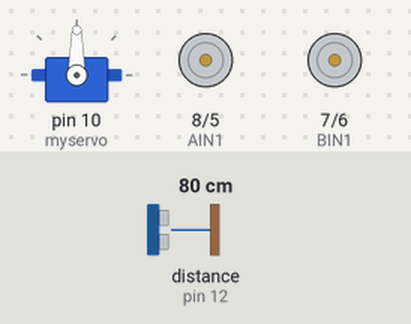
Simulated run of this sketch. Board: Arduino Uno, built with avr-gcc and run on an emulated ATmega328P. On the bench: servo, direction and speed pins drawn as motors (green arrow = direction pin HIGH = forward, orange = LOW = backward, longer = more drive). Wiring (inferred from the names in the program): ultrasonic range finder: trigger pin 13; echo pin 12. The test bench sets the inputs (shaded band); at power-on: distance to the obstacle (sensor on pin 12) 80 cm. The echo pulse lasts 58.3 µs per cm.

Above: at 0.61 s.
1.3 s: distance to the obstacle (sensor on pin 12) set to 34 cm
At 2.63 s:
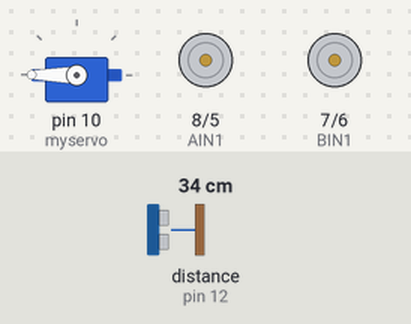
4.3 s: distance to the obstacle (sensor on pin 12) set to 28 cm
At 6.9 s:
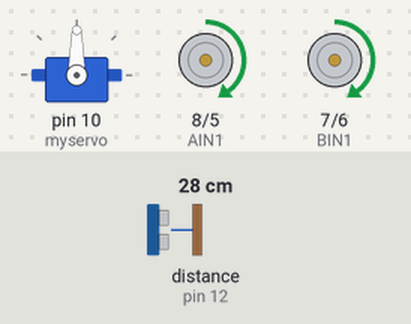
7.3 s: distance to the obstacle (sensor on pin 12) set to 35 cm
At 9.28 s:
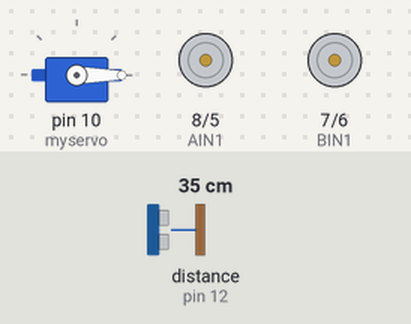
Timing chart, 0 to 16.3 s (numbered marks = the images above; inputs shaded):
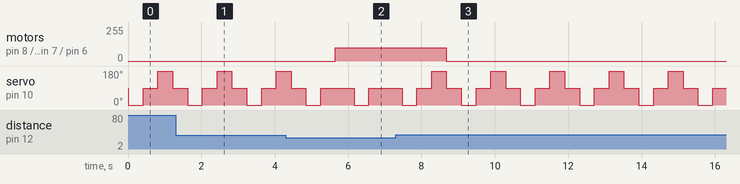

Measured:
- the behaviour switches between 31 and 30 cm on distance to the obstacle (sensor on pin 12) (found by bisection; images 1 and 2)
- after the input at 4.3 s, motor on pin 8 (AIN1) / pin 5 (PWMA), motor on pin 7 (BIN1) / pin 6 (PWMB): stopped → forward 100/255 after 1.4 s
- after the input at 7.3 s, motor on pin 8 (AIN1) / pin 5 (PWMA), motor on pin 7 (BIN1) / pin 6 (PWMB): forward 100/255 → stopped after 1.4 s
- by itself, servo on pin 10 (myservo): repeats every 1.6 s: 90° 0.40 s, 180° 0.40 s, 90° 0.41 s, 0° 0.40 s

The sketch:

sketch_feb16b.ino
```cpp
//* Obstacle Avoidance *//

//This code uses the HC-SR04 Ultasonic Sensor to measure distance.//
//Here it is paired with a SG90 Servo Motor to help it detect     //
//obstacles in a field of 180°. This in turn helps the Elegoo Car //
//to follow an object and eventualy another Elegoo Car.           //
//Code available on: //
//  //


//Include the Servo Motor Library
#include <Servo.h>  //This library contains the codes necessary to use the SG90 Servo Moror

//Create the Servo Object to control the Servo Motor
Servo myservo;

// Analog pims responsible for the line tracking //
#define LT_R analogRead(A0) //Analog pin A0 is responsible for Right Line Tracker
#define LT_M analogRead(A1) //Analog pin A1 is responsible for Middle Line Tracker
#define LT_L analogRead(A2) //Analog pin A2 is responsible for Left Line Tracker

// Standby pin
int STBY = 3;

// Pins on the Arduino that belong to the motors' of the wheels //

//Motor A  (Motors on the right side of the car)
int PWMA = 5;    // Pin 5 controls how fast Motor A is spinning
int AIN1 = 8;    // Pin 8 controls in which direction (forward or backward) Motor A is spinning

//Motor B  (Motors on the left side of the car)
int PWMB = 6;    // Pin 6 controls how fast Motor B is spinning
int BIN1 = 7;    // Pin 7 controls in which direction (forward or backward) Motor B is spinning

// Pins for the Ultrasonic Sensor
int trigPin = 13;           //Pin 13, the Trigger pin, is the one driven to send out the ultrasonic pulses
int echoPin = 12;           //Pin 12, the Echo in, is the one that produces a pulse when the reflected signal is received.

// Precise Variables
//float duration, distance;   //With float, the duration and distace variables become precise to the decimal

// Available Speeds //    These will be the the Y variables when a command is called
int MaxSPEED= 250;
int MinSPEED= 50;
int NormSPEED= 100;
int DontMOVE= 0;

// Available Times //     These will be the the X variables when a command is called)
int Stop = 0;
int Time = 1000;
int IRResponseTime = 0;


void Forward(int x,int y){  //Forward command
  //motor A
  analogWrite (PWMA,y);     //Motor A is powered at speed y
  digitalWrite (AIN1,1);    //The comand of 1(HIGH) makes motor A move forward

  //Motor B
  analogWrite (PWMB, y);    //Motor A is powered at speed y
  digitalWrite (BIN1,1);    //The comand of 1(HIGH) makes motor B move forward
}

void Backward(int x,int y){ //Backward command
  //motor A
  analogWrite (PWMA,y);     //Motor A is powered at speed y
  digitalWrite (AIN1,0);    //The comand of 0(LOW) makes motor A move backward

  //Motor B
  analogWrite (PWMB, y);    //Motor B is powered at speed y
  digitalWrite (BIN1,0);    //The comand of 0(LOW) makes motor B move backward
}

void Left(int x,int y){ //Left command
  //motor A
  analogWrite (PWMA,y);     //Motor A is powered at speed y
  digitalWrite (AIN1,0);    //The comand of 0(LOW) makes motor A move backward

  //Motor B
  analogWrite(PWMB, y);     //Motor B is powered at speed y
  digitalWrite (BIN1,1);    //The comand of 1(HIGH) makes motor B move forward

  // In the case of the Left command, Motor A is moving backward at full speed and Motor B is moving forwards at full speed
  // causing the Car to spin to the Left in the same spot.
}

//void Right(int NormSPEED){ //Right command
  //motor A
  //analogWrite (PWMA, NormSPEED);
  //digitalWrite (AIN1,1);

  //Motor B
  //analogWrite(PWMB, NormSPEED);
  //digitalWrite (BIN1,0);
//}

void Right(int x,int y){ //Right command
  //motor A
  analogWrite (PWMA,y);     //Motor A is powered at speed y
  digitalWrite (AIN1,1);    //The comand of 1(HIGH) makes motor A move forward

  //Motor B
  analogWrite(PWMB, y);     //Motor B is powered at speed y
  digitalWrite (BIN1,0);    //The comand of 0(LOW) makes motor B move backward

  // In the case of the Right command, Motor A is moving forward at full speed and Motor B is moving backwards at full speed
  // causing the Car to spin to the Right in the same spot.
}


void Standby(){ //Standby command
  //motor A
  analogWrite (PWMA,0);     //Motor A is powered at speed 0

  //Motor B
  analogWrite (PWMB,0);     //Motor B is powered at speed 0
}

//void Ultrasonic(){  //Ultrasonic command
float Ultrasonic(){  //Ultrasonic command
  // Write a pulse to the HC-SR04 Trigger Pin 
  digitalWrite(trigPin, LOW);
  delayMicroseconds(2);
  digitalWrite(trigPin,HIGH);
  delayMicroseconds(10);
  digitalWrite(trigPin, LOW);

  // Measure the response from the HC-SR04 Echo Pin
  float duration = pulseIn(echoPin, HIGH);

  // Determine distance from duration
  // Use 343 meters per second as speed of sound
 float distance = (duration / 2) * 0.0343;
  return distance;
}


void setup(){

  Serial.begin(9600);

  // Turn the Motors pins into Outputs
  pinMode(AIN1, OUTPUT);
  pinMode(PWMA, OUTPUT);
  pinMode(BIN1, OUTPUT);
  pinMode(PWMB, OUTPUT);
  digitalWrite(STBY, 1);

  // Turn the ITR sensors' pins into Inputs
  pinMode(LT_R,INPUT);
  pinMode(LT_M,INPUT);
  pinMode(LT_L,INPUT);

  // Declare the pupose of each Ultrasonic pin
  pinMode(trigPin, OUTPUT);  // trig pin outputs sonic signals
  pinMode(echoPin, INPUT);   // trig pin recieves sonic signals that bounced back

  // Attaches the servo on pin 10 to the Servo Object
  myservo.attach(10);
}


void loop() {
float distance = Ultrasonic();

  if (distance >= 20){   //if false that Mommy is less than 20 cm in Front of the Duck, run next line of code.

    myservo.write(0);     ////Servo turn Right
    delay(200);            ///for 0.2 seconds
    distance = Ultrasonic();         ////Run Ultrasonic command
    delay(200);            ///for 0.2 seconds

    if (distance >= 20){   //if false that Mommy is less than 20 cm to the Right of the Duck, run next line of code.

      myservo.write(90);   ////Servo turn Forward
      delay(200);            ///for 0.2 seconds
      distance = Ultrasonic();         ////Run Ultrasonic command
      delay(200);            ///for 0.2 seconds

      if (distance >= 30){    //if false that Mommy is less than 80 cm to the Front of the Duck, run next line of code.

        myservo.write(180);   ////Servo turn Left
        delay(200);            ///for 0.2 seconds
        distance = Ultrasonic();         ////Run Ultrasonic command
        delay(200);            ///for 0.2 seconds

        if (distance >= 30){   //if false that Mommy is less than 100 cm to the Left of the Duck, run next line of code.

          myservo.write(90);     ////Servo turn Right
          //delay(200);            ///for 0.2 seconds
          Standby();   ////Duck's Body turns Right, at 100 speed
          delay(200);           ///for 0.5 seconds
          //myservo.write(90);    ////Servo reajusts by turning Forward
          distance = Ultrasonic();         ////Run Ultrasonic command
          delay(200);            ///for 0.2 seconds
        }

        else{   //if true that the object is less than 30 cm to the left of the car, run next line of code.
        Left(0,NormSPEED);   ////Car turns Right, at 100 speed
        delay(200);           ///for 1 second
        myservo.write(90);    ////Servo reajusts by turning Forward
        delay(200);            ///for 0.2 seconds
        distance = Ultrasonic();         ////Run Ultrasonic command
        delay(200);            ///for 0.2 seconds
        }
      }

      else{                  //if true that Mommy is less than 30 cm in front of the Duck, run next line of code.
        Forward(0,NormSPEED); ////Duck goes Forward, at 100 speed
        delay(200);            ///for 0.2 seconds
        myservo.write(90);    ////Servo reajusts by turning Forward
        delay(200);            ///for 0.2 seconds
        distance = Ultrasonic();         ////Run Ultrasonic command
        delay(100);            ///for 0.1 seconds
      }
    }

    else{                  //if true that Mommy is less than 20 cm to the right of the car, run next line of code.
      Right(0,NormSPEED);   ////Duck's Body turns Right, at 100 speed
      delay(200);            ///for 0.5 seconds
      myservo.write(90);    ////Servo reajusts by turning Forward
      delay(200);            ///for 0.2 seconds
      distance = Ultrasonic();         ////Run Ultrasonic command
      delay(100);            ///for 0.1 seconds
    }
  }

  else{                  //if true that Mommy is less than 20 cm in front of the Duck, run next line of code.
    Forward(0,NormSPEED); ////Duck goes Forward, at 100 speed
    delay(200);            ///for 0.2 seconds
    myservo.write(90);    ////Servo reajusts by turning Forward
    delay(200);            ///for 0.2 seconds
    distance = Ultrasonic();         ////Run Ultrasonic command
    delay(100);            ///for 0.1 seconds
  }


}
```
